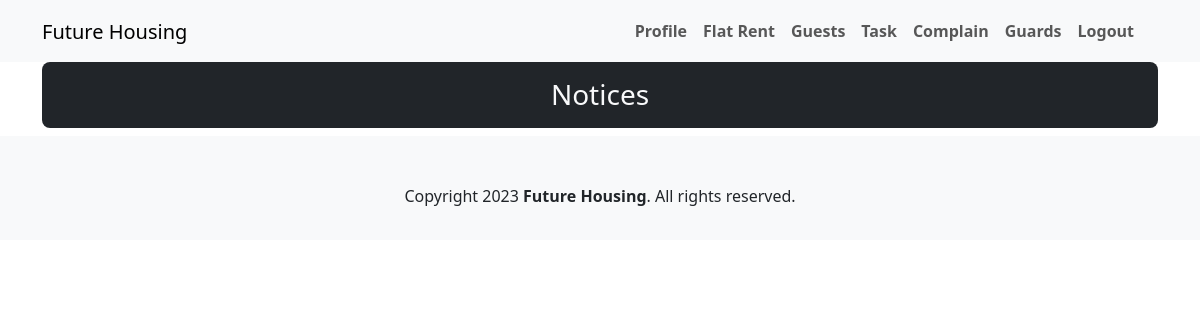
The app's page /php/renters/notices.php, older data.
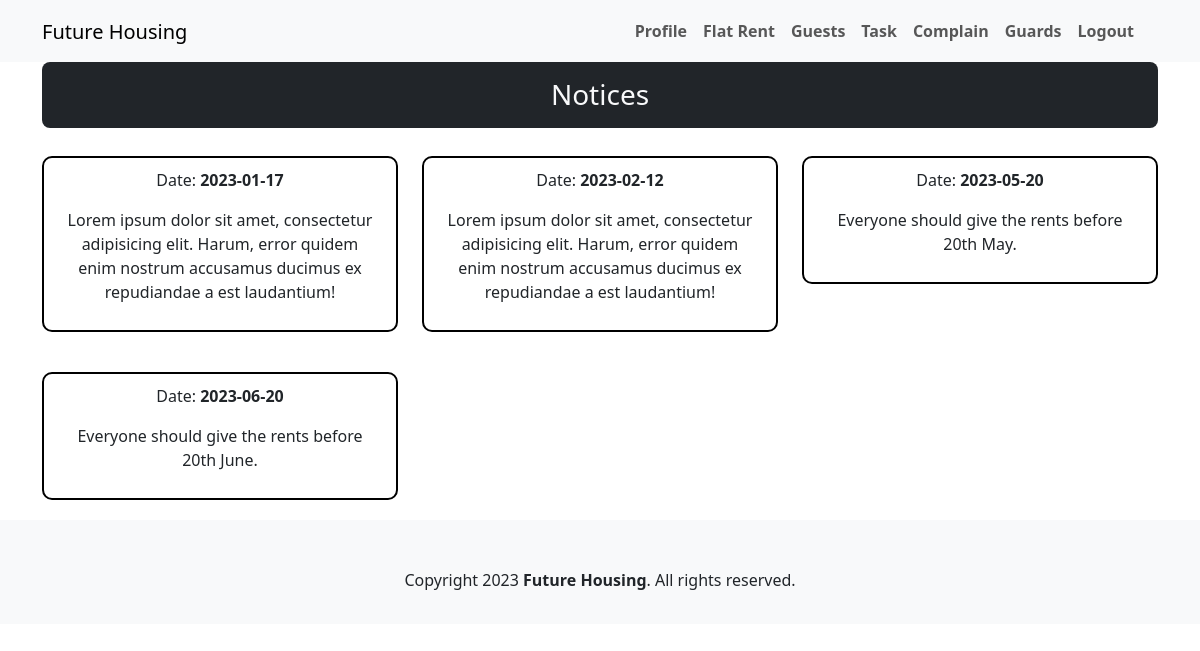
The same page, newer data.
### tables this page shows
CREATE TABLE `notices` (
  `id` int NOT NULL,
  `date` date DEFAULT NULL,
  `description` varchar(256) DEFAULT NULL
);

### php/renters/notices.php (the view, shortened to what this page needs)
<?php
include "../../database.php";
$query = "SELECT * FROM `notices`";
$stmt = $conn->prepare($query);
$result = $stmt->execute();
$notices = $stmt->fetchAll();
?>
<!DOCTYPE html>
<html lang="en">
<head>
    <link rel="stylesheet" href="../../styles/bootstrap.min.css">
    <link rel="stylesheet" href="../../styles/history.css">
</head>
<body>
    <header>
        <?php include "components/nav.php"; ?>
    </header>
    <main>
        <section class="container">
            <h3 class="text-center text-light bg-dark py-3 rounded-3">Notices</h3>
            <div class="row row-cols-1 row-cols-md-2 row-cols-lg-3" id="notices">
                <?php
                foreach ($notices as $notice):
                    ?>
                <div class="col">
                    <div class="rent-history">
                        <p>Date: <strong><?= $notice['date']?></strong></p>
                        <p><?= $notice['description']?></p>
                    </div>
                </div>
                <?php
                endforeach;
                ?>
            </div>
        </section>
    </main>
    <?php include 'components/footer.php'; ?>
</body>
</html>

Row changes from the older to the newer data that the page shows:
added notices: date "2023-01-17", description "Lorem ipsum dolor sit amet, consectetur adipisicing elit. Harum, error quidem enim nostrum accusamus ducimus ex repudiandae a est laudantium!"
added notices: date "2023-02-12", description "Lorem ipsum dolor sit amet, consectetur adipisicing elit. Harum, error quidem enim nostrum accusamus ducimus ex repudiandae a est laudantium!"
added notices: date "2023-05-20", description "Everyone should give the rents before 20th May."
added notices: date "2023-06-20", description "Everyone should give the rents before 20th June."
